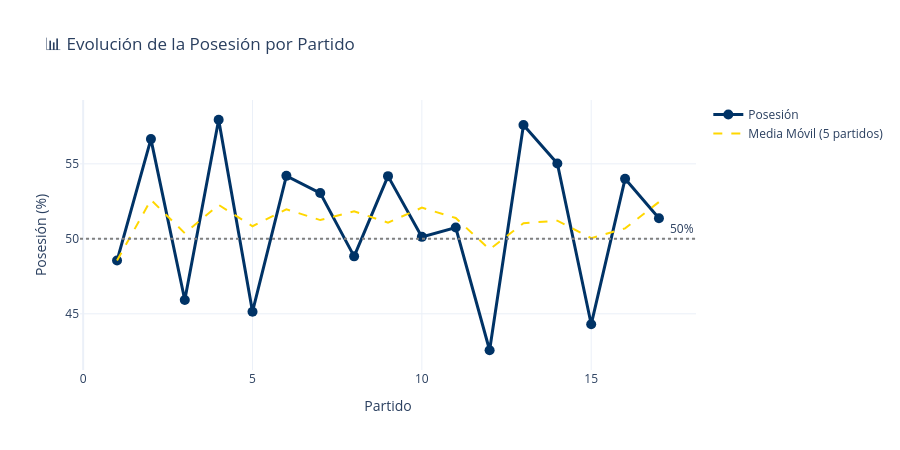

The notebook cell this image was saved under:
### Markdown cell above
## 4. Análisis de Posesión

### Code cell
# Evolución de la posesión por partido
fig_possession = go.Figure()

# Línea de posesión
fig_possession.add_trace(go.Scatter(
    x=df['match_id'],
    y=df['possession'],
    mode='lines+markers',
    name='Posesión',
    line=dict(color=PUMAS_COLORS['primary'], width=3),
    marker=dict(size=10)
))

# Media móvil
fig_possession.add_trace(go.Scatter(
    x=df['match_id'],
    y=df['possession_rolling'],
    mode='lines',
    name='Media Móvil (5 partidos)',
    line=dict(color=PUMAS_COLORS['secondary'], width=2, dash='dash')
))

# Línea de referencia 50%
fig_possession.add_hline(y=50, line_dash="dot", line_color="gray", 
                         annotation_text="50%")

fig_possession.update_layout(
    title='📊 Evolución de la Posesión por Partido',
    xaxis_title='Partido',
    yaxis_title='Posesión (%)',
    template='plotly_white',
    height=450
)

fig_possession.show()

### Figure 1 — Plotly figure (JSON) as saved in the notebook; plotly's stock layout.template omitted (floating-point values rounded to 4 significant figures)
{"data": [{"line": {"color": "#003366", "width": 3}, "marker": {"size": 10}, "mode": "lines+markers", "name": "Posesión", "type": "scatter", "x": [1, 2, 3, 4, 5, 6, 7, 8, 9, 10, 11, 12, 13, 14, 15, 16, 17], "y": [48.55, 56.65, 45.92, 57.94, 45.14, 54.2, 53.05, 48.83, 54.18, 50.13, 50.75, 42.57, 57.59, 55.02, 44.3, 54, 51.37]}, {"line": {"color": "#FFD700", "dash": "dash", "width": 2}, "mode": "lines", "name": "Media Móvil (5 partidos)", "type": "scatter", "x": [1, 2, 3, 4, 5, 6, 7, 8, 9, 10, 11, 12, 13, 14, 15, 16, 17], "y": [48.55, 52.6, 50.37, 52.27, 50.84, 51.97, 51.25, 51.83, 51.08, 52.08, 51.39, 49.29, 51.04, 51.21, 50.05, 50.7, 52.46]}], "layout": {"annotations": [{"showarrow": false, "text": "50%", "x": 1, "xanchor": "right", "xref": "x domain", "y": 50, "yanchor": "bottom", "yref": "y"}], "height": 450, "shapes": [{"line": {"color": "gray", "dash": "dot"}, "type": "line", "x0": 0, "x1": 1, "xref": "x domain", "y0": 50, "y1": 50, "yref": "y"}], "title": {"text": "📊 Evolución de la Posesión por Partido"}, "xaxis": {"title": {"text": "Partido"}}, "yaxis": {"title": {"text": "Posesión (%)"}}}}
